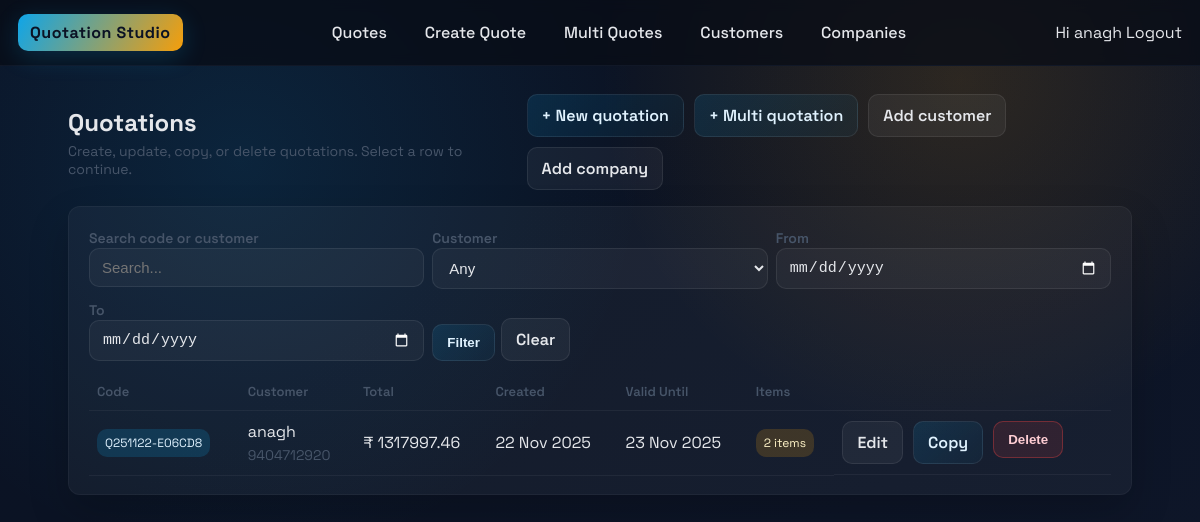
Screenshot of / (signed in) with the database file from the repository.
### quotation_models/models.py (models this page shows, shortened)
class Quotation(models.Model):
    code = models.CharField(max_length=40, unique=True)
    buyer = models.ForeignKey(Buyer, on_delete=models.PROTECT)
    created_by = models.ForeignKey(User, on_delete=models.PROTECT)
    notes = models.TextField(blank=True, default="")
    currency = models.CharField(max_length=8, default="INR")
    created_at = models.DateTimeField(auto_now_add=True)
    valid_until = models.DateTimeField(null=True, blank=True)
    subtotal = models.DecimalField(max_digits=12, decimal_places=2, default=0)
    tax = models.DecimalField(max_digits=12, decimal_places=2, default=0)
    total = models.DecimalField(max_digits=12, decimal_places=2, default=0)
    class Meta:
        app_label = "quotation_models"

class Buyer(models.Model):
    name = models.CharField(max_length=200)
    phone = models.CharField(max_length=50, blank=True, default="")
    email = models.EmailField(blank=True, null=True)
    address = models.TextField(blank=True, default="")
    gstin = models.CharField(max_length=32, blank=True, default="")
    class Meta:
        app_label = "quotation_models"

### quotations/views.py (the view)
# urls.py: path("", views.quotation_list, name="list"),
@login_required
def quotation_list(request):
    qs = Quotation.objects.filter(created_by=request.user).select_related("buyer").prefetch_related("items").order_by("-created_at")
    q = request.GET.get("q", "").strip()
    buyer_id = request.GET.get("buyer", "").strip()
    date_from = request.GET.get("from", "").strip()
    date_to = request.GET.get("to", "").strip()
    if q:
        qs = qs.filter(code__icontains=q) | qs.filter(buyer__name__icontains=q)
    if buyer_id:
        qs = qs.filter(buyer_id=buyer_id)
    if date_from:
        qs = qs.filter(created_at__date__gte=date_from)
    if date_to:
        qs = qs.filter(created_at__date__lte=date_to)
    buyers = Buyer.objects.order_by("name")
    quotes = qs
    return render(
        request,
        "quotations/quotation_list.html",
        {
            "quotes": quotes,
            "buyers": buyers,
            "q": q,
            "buyer_id": buyer_id,
            "date_from": date_from,
            "date_to": date_to,
        },
    )

### templates/quotations/quotation_list.html (shortened to what this page needs)
{% extends "base.html" %}
{% block content %}
<div class="page-header">
    <div>
        <h1 class="page-title">Quotations</h1>
        <p class="page-subtitle">Create, update, copy, or delete quotations. Select a row to continue.</p>
    </div>
    <div class="actions">
        <a class="btn" href="{% url 'quotations:create' %}">+ New quotation</a>
        <a class="btn" href="{% url 'quotations:multi_create' %}">+ Multi quotation</a>
        <a class="btn-secondary btn" href="{% url 'quotations:buyer_create' %}">Add customer</a>
        <a class="btn-secondary btn" href="{% url 'quotations:company_create' %}">Add company</a>
    </div>
</div>
<div class="panel">
    <form method="get" class="dual" style="margin-bottom:12px; gap:8px;">
        <div>
            <label class="page-subtitle">Search code or customer</label>
            <input type="text" name="q" value="{{ q }}" placeholder="Search..." />
        </div>
        <div>
            <label class="page-subtitle">Customer</label>
            <select name="buyer">
                <option value="">Any</option>
            </select>
        </div>
        <div>
            <label class="page-subtitle">From</label>
            <input type="date" name="from" value="{{ date_from }}">
        </div>
        <div>
            <label class="page-subtitle">To</label>
            <input type="date" name="to" value="{{ date_to }}">
        </div>
        <div style="display:flex; align-items:flex-end; gap:6px;">
            <button class="btn" type="submit">Filter</button>
            <a class="btn-secondary btn" href="{% url 'quotations:list' %}">Clear</a>
        </div>
    </form>
    {% if quotes %}
    <table class="table">
        <thead>
            <tr>
                <th>Code</th>
                <th>Customer</th>
                <th>Total</th>
                <th>Created</th>
                <th>Valid Until</th>
                <th>Items</th>
                <th></th>
            </tr>
        </thead>
        <tbody>
            {% for q in quotes %}
            <tr>
                <td><span class="tag accent">{{ q.code }}</span></td>
                <td>
                    <div>{{ q.buyer.name }}</div>
                    <div class="page-subtitle">{{ q.buyer.phone|default:"" }}</div>
                </td>
                <td class="amount-cell">₹ {{ q.total }}</td>
                <td>{{ q.created_at|date:"d M Y" }}</td>
                <td>{{ q.valid_until|date:"d M Y" }}</td>
                {% with item_count=q.items.all|length %}
                <td><span class="tag amber">{{ item_count }} item{{ item_count|pluralize }}</span></td>
                {% endwith %}
                <td class="actions">
                    <a class="btn-secondary btn" href="{% url 'quotations:edit' q.id %}">Edit</a>
                    <a class="btn btn" href="{% url 'quotations:copy' q.id %}">Copy</a>
                    <form method="post" action="{% url 'quotations:delete' q.id %}" style="display:inline" onsubmit="return confirm('Delete this quotation?');">
                        <button class="btn btn-danger" type="submit">Delete</button>
                    </form>
                </td>
            </tr>
            {% endfor %}
        </tbody>
    </table>
    {% else %}
    <div class="empty">
        No quotations yet. Create your first one to get started.
    </div>
    {% endif %}
</div>
{% endblock %}

### templates/base.html (shortened to what this page needs)
{% load static %}
<!DOCTYPE html>
<html lang="en">
<head>
    <link rel="stylesheet" href="{% static 'quotations.css' %}">
</head>
<body>
    <header class="topbar">
        <a class="brand" href="{% url 'quotations:list' %}">Quotation Studio</a>
        <nav class="nav-links">
            <a href="{% url 'quotations:list' %}">Quotes</a>
            <a href="{% url 'quotations:create' %}">Create Quote</a>
            <a href="{% url 'quotations:multi_create' %}">Multi Quotes</a>
            <a href="{% url 'quotations:buyer_list' %}">Customers</a>
            <a href="{% url 'quotations:company_list' %}">Companies</a>
        </nav>
        <div class="user-info">
            {% if user.is_authenticated %}
                <span>Hi {{ user.username }}</span>
                <a href="{% url 'logout' %}">Logout</a>
            {% else %}
                <a href="{% url 'login' %}">Login</a>
            {% endif %}
        </div>
    </header>
    <main class="page-shell">
        {% block content %}{% endblock %}
    </main>
</body>
</html>

### static/quotations.css (style rules this page uses)
:root { --ink: #0f172a; --muted: #475569; --line: #1f2937; --surface: #0b1224; --panel: rgba(255, 255, 255, 0.04); --accent: #0ea5e9; --accent-2: #f59e0b; --success: #22c55e; --danger: #ef4444; --radius: 12px; color-scheme: dark; }
* { box-sizing: border-box; }
body { margin: 0; font-family: 'Space Grotesk', 'Chivo', sans-serif; background: radial-gradient(circle at 20% 20%, rgba(14,165,233,0.12), transparent 35%), radial-gradient(circle at 80% 10%, rgba(245,158,11,0.14), transparent 30%), linear-gradient(145deg, #0b1224, #0b1324 35%, #0f172a); color: #e5e7eb; min-height: 100vh; }
a { color: inherit; text-decoration: none; }
.topbar { display: flex; justify-content: space-between; align-items: center; padding: 14px 18px; border-bottom: 1px solid #111827; background: rgba(8, 12, 22, 0.75); backdrop-filter: blur(6px); position: sticky; top: 0; z-index: 10; }
.brand { font-weight: 700; letter-spacing: 0.5px; padding: 8px 12px; border-radius: 10px; background: linear-gradient(120deg, var(--accent), var(--accent-2)); color: #0b1224; box-shadow: 0 6px 24px rgba(14,165,233,0.2); }
.nav-links { display: flex; gap: 14px; font-weight: 500; }
.nav-links a { padding: 8px 12px; border-radius: 10px; transition: background 0.2s ease, color 0.2s ease; }
.page-shell { padding: 28px 18px 48px; max-width: 1100px; margin: 0 auto; }
.panel { background: var(--panel); border: 1px solid rgba(255,255,255,0.04); border-radius: var(--radius); box-shadow: 0 18px 40px rgba(0,0,0,0.2); padding: 18px 20px; }
.page-header { display: flex; justify-content: space-between; align-items: center; margin-bottom: 16px; gap: 12px; }
.page-title { font-size: 24px; font-weight: 700; margin: 0; }
.page-subtitle { color: var(--muted); margin: 4px 0 0 0; font-size: 14px; }
.btn { display: inline-flex; align-items: center; gap: 6px; padding: 10px 14px; border-radius: 10px; border: 1px solid rgba(255,255,255,0.08); background: linear-gradient(135deg, rgba(14,165,233,0.14), rgba(14,165,233,0.05)); color: #e0f2fe; cursor: pointer; font-weight: 600; transition: transform 0.08s ease, box-shadow 0.2s ease, border-color 0.2s ease; }
.btn-secondary { background: rgba(255,255,255,0.05); color: #e5e7eb; }
.btn-danger { background: rgba(239, 68, 68, 0.12); color: #fecdd3; border-color: rgba(239,68,68,0.35); }
.table { width: 100%; border-collapse: collapse; border-spacing: 0; margin-top: 6px; }
.table th, .table td { padding: 10px 8px; border-bottom: 1px solid rgba(255,255,255,0.05); }
.table th { text-align: left; color: var(--muted); font-weight: 600; font-size: 13px; }
.tag { display: inline-flex; align-items: center; gap: 6px; font-size: 12px; padding: 6px 8px; border-radius: 10px; background: rgba(255,255,255,0.05); color: #cbd5e1; }
.tag.accent { background: rgba(14,165,233,0.18); color: #e0f2fe; }
.tag.amber { background: rgba(245,158,11,0.18); color: #fef3c7; }
form label { font-weight: 600; color: #cbd5e1; margin-bottom: 6px; display: inline-block; }
input[type="text"], input[type="email"], input[type="number"], input[type="date"], input[type="password"], textarea, select { width: 100%; background: rgba(255,255,255,0.04); border: 1px solid rgba(255,255,255,0.08); color: #e5e7eb; border-radius: 10px; padding: 10px 12px; font-size: 15px; }
.dual { display: grid; grid-template-columns: repeat(auto-fit, minmax(260px, 1fr)); gap: 14px; }
.actions { display: flex; gap: 10px; flex-wrap: wrap; }

### rows the page displays
Quotation: code "Q251122-E06CD8", buyer.name "anagh", buyer.phone "9404712920", total "1317997.46", created_at "22 Nov 2025", valid_until "23 Nov 2025", items "2"

### other values shown
{{ user.username }} "anagh"
